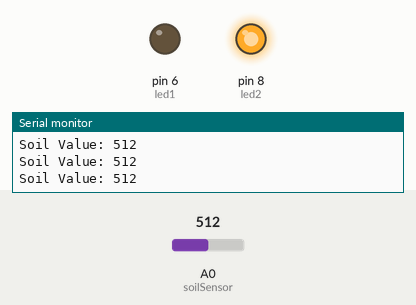
The sketch below on a simulated Arduino Uno, built with avr-gcc and run on an emulated ATmega328P. On the bench: output pins drawn as LEDs (lit = HIGH), the last lines printed to the serial monitor. Dashed ring = blinking. The inputs (shaded band) are chosen by the test bench; at power-on: A0 (soilSensor) = 512.

Above: at 1.3 s.
1.4 s: A0 (soilSensor) set to 488
At 1.6 s:
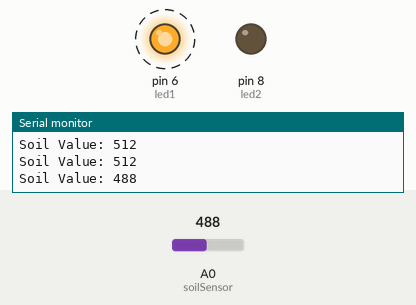
4.4 s: A0 (soilSensor) set to 511
At 4.6 s:
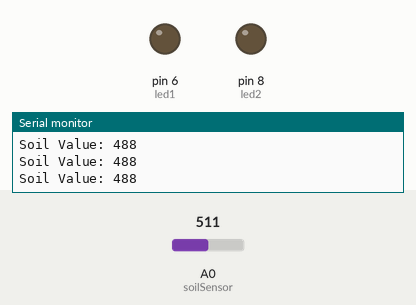
6.2 s: A0 (soilSensor) set to 306
At 6.3 s:
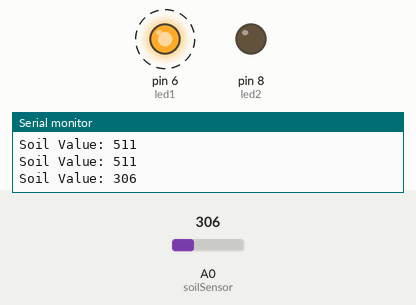
9.2 s: A0 (soilSensor) set to 716
At 10.3 s:
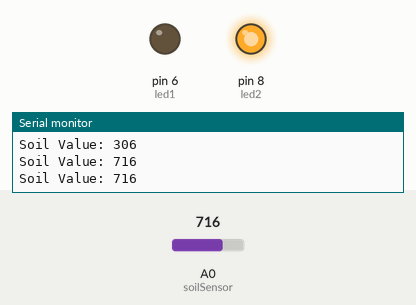
Timing chart, 0 to 11.9 s (numbered marks = the images above; inputs shaded):
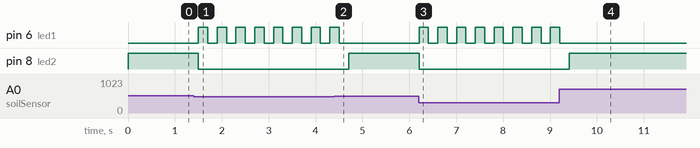

The sketch:

Smart_Plant_Watering_Alert_System.ino
```cpp
const int soilSensor = A0;
const int led1       = 6;  // BLINK LED — dry soil alert
const int led2       = 8;  // NORMAL LED — wet soil

int soilValue = 0;
int dryValue  = 500; // adjust if needed

void setup() {
  pinMode(led1, OUTPUT);
  pinMode(led2, OUTPUT);
  Serial.begin(9600);
}

void loop() {
  soilValue = analogRead(soilSensor);

  Serial.print("Soil Value: ");
  Serial.println(soilValue);

  // ===== DRY SOIL = led1 BLINKS =====
  if (soilValue < dryValue) {
    digitalWrite(led2, LOW);   // led2 OFF

    // led1 blinks fast
    digitalWrite(led1, HIGH);
    delay(200);
    digitalWrite(led1, LOW);
    delay(200);
  }

  // ===== WET SOIL = led2 ON NORMALLY =====
  else {
    digitalWrite(led1, LOW);   // led1 OFF
    digitalWrite(led2, HIGH);  // led2 ON steady
    delay(500);
  }
}
```

Measured:
- the behaviour switches between 500 and 499 on A0 (soilSensor) (found by bisection; images 0 and 1)
- after the input at 1.4 s, pin 6 (led1): alternates HIGH for 0.20 s and LOW for 0.20 s, starting after 0.10 s; pin 8 (led2): HIGH → LOW after 0.10 s
- after the input at 4.4 s, pin 6 (led1): goes on until 4.5 s, then stays LOW; pin 8 (led2): LOW → HIGH after 0.31 s
- after the input at 6.2 s, pin 6 (led1): alternates HIGH for 0.20 s and LOW for 0.20 s, starting at once; pin 8 (led2): HIGH → LOW at once
- after the input at 9.2 s, pin 6 (led1): goes on until 9.2 s, then stays LOW; pin 8 (led2): LOW → HIGH after 0.21 s
